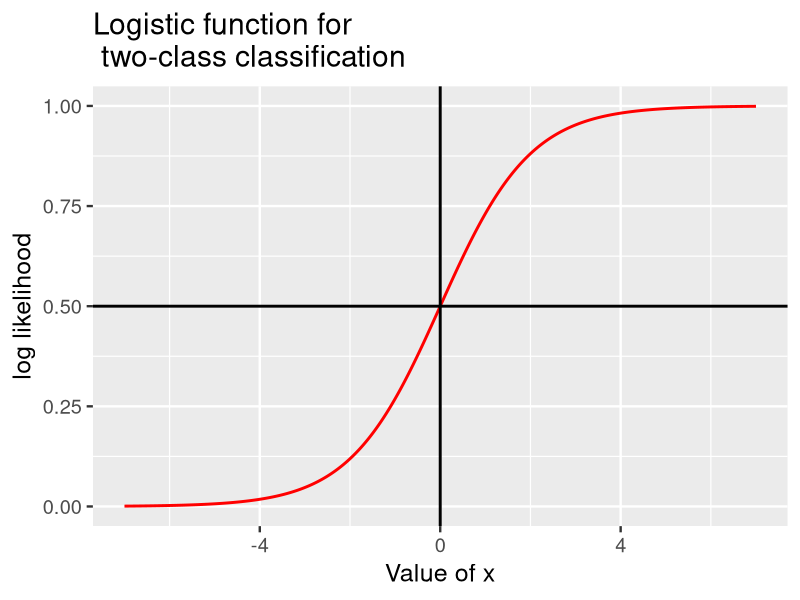
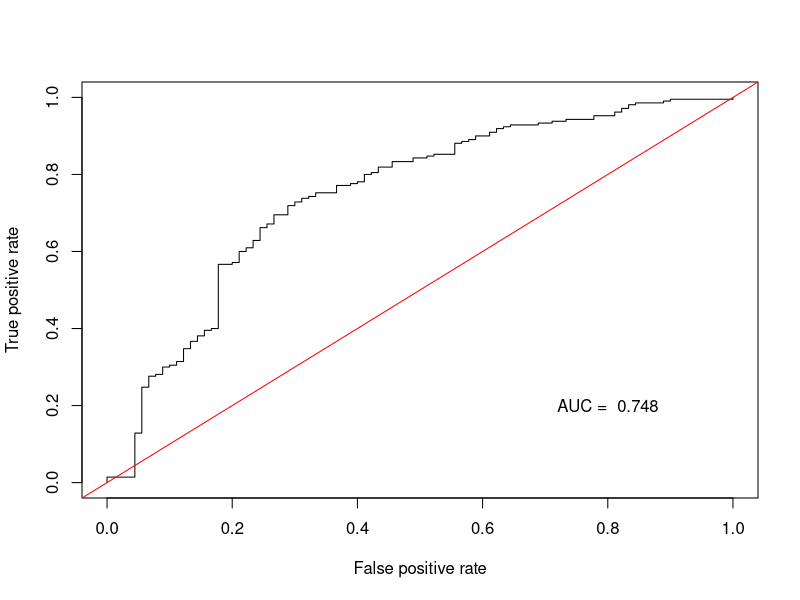
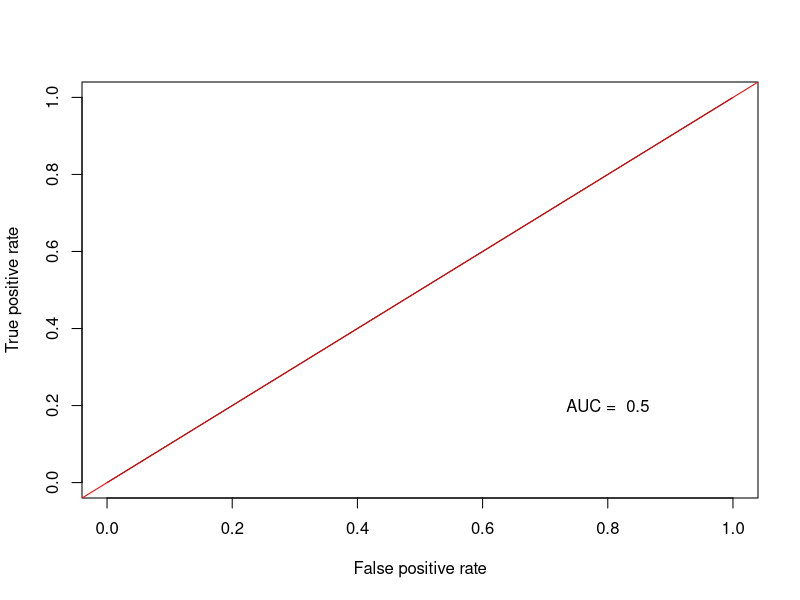
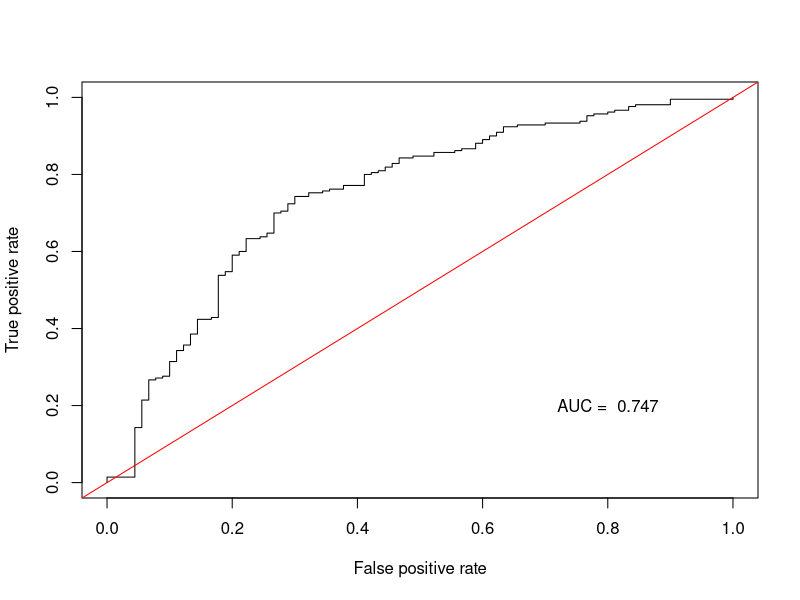

Write the R code that produced these figures, in order.
# Processing start time
sink('classification_output.txt')
timeStart = Sys.time()

# ADMINISTRATIVE NOTES
# Note: To describe database at any point, use str(*name*)
# Note: To clear R workspace, use rm(list = ls())
# Note: Searching R help files - RSiteSearch("character string")
# Note: To clear console, use CTRL + L 


# INSTALLING SPECIAL PACKAGES
# if("<package_name>" %in% rownames(installed.packages()) == FALSE) 
# {install.packages("<package_name>")}# Added due to error
# library(<package_name>)
# ====================

# Applications of Classification
# In this lab you will perform two-class classification using logistic regression. 
# A classifier is a machine learning model that separates the label into categories or classes. 
# In other words, classification models are supervised machine learning modules which predict a categorical label
# 
# In this case, bank customer data is used to determine if a particular person is a good or bad credit risk. 
# Thus, credit risk of the customer is the classes you must predict. 
# In this case, the cost to the bank of issuing a loan to a bad risk customer is five times that of denying a loan to a good customer. 
# This fact will become important when evaluating the performance of the model.
# 
# Logistic regression is a linear model but with a nonlinear response. 
# The response is binary, {0,1}, or positive and negative. 
# The response is the prediction of the category.
# 
# In this lab you will learn the following:
#         
# * How to prepare data for classification models using tools in R, in particular the Caret package.
# * Constructing a classification model with R.
# * Evaluating the performance of the classification model.
# * Using techniques such as reweighting the labels and changing the decision threshold to change the trade-off between false positive and false negative error rates.
# 
# Basics of logistic regression
# In this section some basic properties of the logistic regression model are presented.
# 
# First, execute the code in the cell below to load the packages required to run this notebook.
# 
# Note: If you are running in Azure Notebooks, make sure that you run the code in the setup.ipynb notebook at the start of you session to ensure your environment is correctly configured.

## Import packages
library(ggplot2)
library(repr)

if("caret" %in% rownames(installed.packages()) == FALSE)
{install.packages("caret")}
library(caret)

if("ROCR" %in% rownames(installed.packages()) == FALSE)
{install.packages("ROCR")}
library(ROCR)

if("pROC" %in% rownames(installed.packages()) == FALSE)
{install.packages("pROC")}
library(pROC)

options(repr.plot.width=4, repr.plot.height=4) # Set the initial plot area dimensions

# Logistic regression is widely used as a classification model. 
# Logistic regression is linear model, with a binary response, `{False, True}` or `{0, 1}`. 
# You can think of this response as having a Binomial distribution. 
# For linear regression the response is just, well, linear. 
# Logistic regression is a linear regression model with a nonlinear output. 
# The response of the linear model is transformed or 'squashed' to values close to 0 or 1 using a **sigmoidal function**, also known as the **logistic function**. 
# The result of this transformation is a response which is the log likelihood for each of the two classes. 
# 
# The sigmoidal or logistic function can be expressed as follows:
        
#         f(x) = 1/(1 + e^(-kappa(x - x_0))
#                where kappa = steepness
        
# Execute the code in the cell below to compute and plot an example of the logistic function.

xseq = seq(-7, 7, length.out = 500)
plot.logistic = function(v){
        options(repr.plot.width=5, repr.plot.height=4)
        logistic = exp(xseq - v)/(1 + exp(xseq - v))
        df = data.frame(x = xseq, y = logistic)
        ggplot(df, aes(x,y)) +
                geom_line(size = 1, color = 'red') +
                geom_vline(xintercept = v, size = 1, color = 'black') +
                geom_hline(yintercept = 0.5, size = 1, color = 'black') +
                ylab('log likelihood') + xlab('Value of x') +
                ggtitle('Logistic function for \n two-class classification') +
                theme_grey(base_size = 18)
}
plot.logistic(0)

# Let's make this a bit more concrete with a simple example. Say we have a linear model:

 # y_hat = beta_0 + beta_1*x

# Now, depending on the value of y_hat we want to classify the output from a logistic regression model as either `0` or `1`. 
# Substituting the linear model into the logistic function creates the following expression:

#        F(y_hat) = 1/(1 + e^(-kappa(beta_0 + beta_1*x))

# In this way we transform the continuous output of the linear model defined on:
#    -infinity <= y_hat <= infinity to a binary response, 0 <= F(y_hat) <= 1

## Load and prepare the data set

# As a first step, load the dataset. 
# The code in the cell below loads the dataset and displays the head of the data frame. 
# Execute this code and examine the result.

credit = read.csv('German_Credit_Preped.csv')
dim(credit)
head(credit)

# There are 20 features, the customer ID, and a label column. 
# These features represent information a bank might have on its customers. 
# 
# The categorical features now have meaningful coding. 
# Additionally the label is now coded as a binary variable.

## Investigate label imbalance

# There is one other aspect of this data set which you should be aware of. 
# The label has significant **class imbalance**. 
# Class imbalance means that there are  unequal numbers of cases for the categories of the label. 
# 
# To examine the class imbalance in these data, execute the code in the cell below. 

table(credit[,'bad_credit'])

# Notice that only 30% of the cases have bad credit. 
# This is not surprising, since a bank would typically retain customers with good credit. 
# However, this imbalance will bias the training of any model. 
# 
# Before proceeding, answer **Question 1** on the course page.

## Code the positive and negative cases

# The R Caret package computes most performance metrics using the positive cases. 
# For example, recall is a measure of correct classification of positive cases. 
# Therefore, it is important to have the coding of the label correct. 
# In this case you want to detect bad credit customers, so this category becomes the positive case. 
# The code in the cell below creates a factor (categorical) variable and coerces the levels of the label column, `bad_credit`. 
# 
# Execute this code. 
# 
# ****
# **Note:** Whenever you work with binary (two-class) classifier software it is important to be clear which case is positive and which is negative. 
# In this case the levels of label are set in the code below. 
# ****

credit$bad_credit <- ifelse(credit$bad_credit == 1, 'bad', 'good')
credit$bad_credit <- factor(credit$bad_credit, levels = c('bad', 'good'))
credit$bad_credit[1:5]

# In the results above you can see the new coding of the label column along with the levels, {'bad', 'good'}. 

## Split the data

# You must now create randomly sampled training and test data sets. 
# The `createDataPartition` function from the R caret package is used  to create indices for the training data sample. 
# In this case 70% of the data will be used  for training the model. 
# Execute this code and note the dimensions of the resulting data frame. 

set.seed(1955)
## Randomly sample cases to create independent training and test data
partition = createDataPartition(credit[,'bad_credit'], times = 1, p = 0.7, list = FALSE)
training = credit[partition,] # Create the training sample
dim(training)
test = credit[-partition,] # Create the test sample
dim(test)

## Scale numeric features

# Scaling of numeric features is an important step when preparing data for training a machine learning model. 
# The code in the cell below does the following:
# 1. Computes a caret package `preProcess` object for centering and scaling the data. 
# Notice that these computations are done only with the training data. 
# 2. The transformations are applied to both the training and test dataset. 
# 
# Execute this code.

num_cols = c('loan_duration_mo', 'loan_amount', 'payment_pcnt_income', 'age_yrs')
preProcValues <- preProcess(training[,num_cols], method = c("center", "scale"))

training[,num_cols] = predict(preProcValues, training[,num_cols])
test[,num_cols] = predict(preProcValues, test[,num_cols])
head(training[,num_cols])

## Construct the logistic regression model

# Now, it is time to compute the logistic regression model. 
# The code in the cell below using the R generalized linear model or `glm` function to compute a model object as follows:
# 1. The formula for the label vs. the features is defined. 
# 2. Since this is logistic regression, the Binomial distribution is specified for the response.
# 
# Execute this code. 

set.seed(5566)
logistic_mod = glm(bad_credit ~ loan_duration_mo + loan_amount +  
                payment_pcnt_income + age_yrs + 
                checking_account_status + credit_history + 
                purpose + gender_status + time_in_residence +
                property, 
        family = binomial, data = training)


# Now, print and examine the model coefficients by executing the code in the cell below. 

logistic_mod$coefficients

# First of all, notice that model coefficients are similar to what you might expect for an linear regression model. 
# As previously explained the logistic regression is indeed a linear model.  
# 
# Recall that the logistic regression model outputs log likelihoods. 
# The class with the highest probability is taken as the score (prediction). 
# Execute the code and the cell below to compute and display a sample of these class probabilities for the test feature set. 

test$probs = predict(logistic_mod, newdata = test, type = 'response')
test[1:20, c('bad_credit','probs')]

# The first column is the label and the second is the log likelihood of a positive score. 
# Notice that several of these log likelihoods are close to 0.5. 

## Score and evaluate the classification model

# Now that the log likelihoods have been computed these values must be transformed into actual class scores. 
# Recall that the log likelihoods for two-class logistic regression are computed by applying the sigmoid or logistic transformation to the output of the linear model. 
# The simple choice is to set the threshold between the two likelihoods at $0.5$. 
# The code in the cell below applies this initial threshold to the probability of a score of $1$ for the test data. 
# A few examples along with the known labels are then displayed. 
# Execute this code and examine the result.

score_model = function(df, threshold){
        df$score = ifelse(df$probs < threshold, 'bad', 'good')
        df
}

test = score_model(test, 0.5)
test[1:20, c('bad_credit','probs','score')]

# Some of the negative (0) predictions agree with the test labels in the second row, but several do not.
# 
# Given the results of the test data, how can you quantify the performance of the model? 
#         In general, you must **always use multiple metrics to evaluate the performance of any machine leaning model**, including classifiers. 
# 
# For classifiers there are a number of metrics commonly used. 
# The **confusion matrix** lays out the correctly and incorrectly classified cases in a tabular format. 
# There are various metrics derived from the values in the confusion matrix. 
# Some of the common cases are briefly reviewed below. 
# 
# **Confusion matrix**

# As already stated, the confusion matrix lays out correctly and incorrectly classified cases. 
# For the binary (two-class) case the confusion matrix is organized as follows (see following links):

# https://en.wikipedia.org/wiki/Confusion_matrix
# https://www.dataschool.io/simple-guide-to-confusion-matrix-terminology/

#                     Scored Positive | Scored Negative|  
# 
# |**Actual Positive** | True Positive | False Negative |
# |**Actual Negative**| False Positive | True Negative |   

# Here the four elements in the matrix are defined as:    
# **True Positive** or **TP** are cases with positive labels which have been correctly classified as positive.     
# **True Negative** or **TN** are cases with negative labels which have been correctly classified as negative.  
# **False Positive** or **FP** are cases with negative labels which have been incorrectly classified as positive.   
# **False Negative** or **FN** are cases with positive labels which have been incorrectly classified as negative.

# When creating a confusion matrix it is important to understand and maintain a convention for which differentiating positive and negative label values. 
# The usual convention is to call the (1) case positive and the (0) case negative. 
# 
# Notice that there is an ambiguity in which case is considered positive and which is considered negative when the confusion matrix is computed. 
# Whenever you examine a confusion matrix it is a good idea to spend a moment and decide which case is which. This step will help you relate the results to the problem at hand. 
# 
# **Accuracy**
# 
# Accuracy is a simple and often misused metric. 
# In simple terms, accuracy is the fraction of cases correctly classified. 
# For a two-class classifier accuracy is written as:

# Accuracy = (TP+TN)/(TP+FP+TN+FN)

# Accuracy can be quite misleading. 
# For example, say a classifier is used to detect fraudulent accounts and the rate of fraud is less than 1%. 
# A naive model would be to say all accounts are not fraudulent. 
# This model has accuracy exceeding  0.99. 
# This sounds impressive, but is clearly useless. 

# **Precision**
# 
# Precision is the fraction of correctly classified label cases out of all cases classified with that label value. 
# We can express precision by the following relationship:

#       Precision = M_(i,j)/ (Sum_j  M_(i,j))

# For example, the precision statistic is the number of correctly classified positive cases for the label value 
# divided by all the cases in the column. 

# **Recall**  
# 
# Recall or **sensitivity** is the fraction of cases of a label value correctly classified out of all cases that actually  
# have that label value. 
# We can express recall by the following relationship:

#       Recall = Recall = M_(i,i)/(Sum_i  M_(i,j))

# For example, the recall statistic is the number of correctly classified positive cases for the label value 
# divided by all the cases in the row. 
# In this example recall is the **True Positive Rate**. 
# Thus, recall is sensitive to the number of cases correctly classified for a given true label value. 
# 
# **Specificity**
# 
# Specificity or **True Negative Rate** is fraction of negative cases correctly classified. 
# For the case of a binary classifier, specificity is given as:

#       Specificity = TN/(TN + FP)

# **F1**
# 
# The F1 statistic is weighted average of precision and recall. 
# We can express F1 by the following relationship:

#       F1 = 2 *(precision * recall)/(precision + recall)

# In other words, F1 is a weighted metric for overall model performance. 

# **ROC** and **AUC**

# The receiver operating characteristic or ROC is a curve that displays the relationship between the 
# true positive rate on the vertical axis and false positive rate on the horizontal axis. 
# The ROC curve shows the tradeoff between true positive rate and false positive rate. 
# An example is illustrated below.   
# 
# In principle, you can pick the desired operating point for a classifier on this curve. 
# Towards the left favors low false positive rate at the expense of true positive rate. 
# Towards the right favors high true positive rate at the expense of higher false positive rate.  
# 
#  See ROC_AUC_curve.jpeg in Module 4 folder that shows ROC curve with values of AUC for balanced two-class problem
# 
# The AUC is the area or integral under the ROC curve. 
# The overall performance of the classifier is measured by the area under the curve or AUC. 
# But, how can you interpret a specific AUC value? 
# The higher the AUC the lower the increase in false positive rate required to achieve a required true positive rate.  
# For an ideal classifier the AUC is 1.0. A true positive rate is achieved with a 0 false positive rate. 
# This behavior means that AUC is useful for comparing classifiers. 
# The classifier with higher AUC is generally the better one. 
# 
# ****
# **Note:** As defined above, AUC is the area under a curve of recall or true positive rate vs. (1-specificity) or false positive rate. 
# It is also possible to create a version of the ROC curve of recall vs. precision. 
# In some cases the R Caret package uses this alternative. 
# Some care is require in determining which case is being reported.
# ****

# For balanced cases, random guessing gives an AUC or 0.5. 
# A balanced case has equal numbers of positive and negative cases. 
# So Bernoulli sampling (random guessing) with a probability $p$ for the positive case, will produce a ROC curve 
# that runs diagonally from $0.0,0.0$ to $1.0,1.0$. 
# The area under this triangular region is 0.5. 
# It is often said that a classifier with an AUC of greater than 0.5 is better than random guessing. 
# But, **for unbalanced cases this statement is not in true in general**. 

# ****
# **Note:** The term receive operating characteristic may seem a bit odd in the machine learning context. 
# This term arose in the early days of radar engineering as a metric to measure the tradeoff between radar signal receiver 
# correctly detecting a target, say an aircraft, and producing a positive response from noise, such as flying birds or clouds. 
# A radar receiver would be adjusted to the desired operating point along its ROC curve. 
# ****
# 
# The code in the cell below implements a function that computes a confusion matrix. 
# The confusion matrix is then used to compute the performance metrics. 
# Execute this code and examine the results for the logistic regression model. 

logistic.eval <- function(df){ 
        # First step is to find the TP, FP, TN, FN cases
        df$conf = ifelse(df$bad_credit == 'bad' & df$score == 'bad', 'TP',
                ifelse(df$bad_credit == 'bad' & df$score == 'good', 'FN',
                        ifelse(df$bad_credit == 'good' & df$score == 'good', 'TN', 'FP')))

        # Elements of the confusion matrix
        TP = length(df[df$conf == 'TP', 'conf'])
        FP = length(df[df$conf == 'FP', 'conf'])
        TN = length(df[df$conf == 'TN', 'conf'])
        FN = length(df[df$conf == 'FN', 'conf'])

        ## Confusion matrix as data frame
        out = data.frame(Negative = c(TN, FN), Positive = c(FP, TP))
        row.names(out) = c('Actual Negative', 'Actual Positive')
        print(out)  

        # Compute and print metrics
        P = TP/(TP + FP)
        R = TP/(TP + FN)  
        F1 = 2*P*R/(P+R)  
        cat('\n')
        cat(paste('accuracy  =', as.character(round((TP + TN)/(TP + TN + FP + FN), 3)), '\n'))      
        cat(paste('precision =', as.character(round(P, 3)), '\n'))     
        cat(paste('recall    =', as.character(round(R, 3)), '\n'))
        cat(paste('F1        =', as.character(round(F1,3)),'\n'))

        roc_obj <- roc(df$bad_credit, df$probs)
        cat(paste('AUC       =', as.character(round(auc(roc_obj),3)),'\n'))
}
logistic.eval(test)             


# You can also use the function confusionMatrix if you have converted the score into the same categorical (factor) variable as the label.

confusionMatrix(factor(test$score), test$bad_credit)

# Examine these results:
# 1. The confusion matrix shows the following characteristics; 
#         a) most of the negative cases (good credit) are correctly classified, 191 vs. 19, however, 
#         b) most positive cases (bad credit) are are scored incorrectly, only 39 correct, vs. 51 incorrect.   
# 2. The overall accuracy is 0.767t. 
#       However as just observed this is **extremely misleading!**. 
#       In fact the positive cases are poorly classified, and it is these bad credit customers the bank cares most about. 
#       This is not an unusually case. Accuracy figures should always be regarded with healthy skepticism.
# 3. The class imbalance is confirmed. 
# Of the 300 test cases, the majority are negative (good credit) and a minority are positive (bad credit). 
# 
# Finally, the code in the cell below uses the `prediction` and `performance` functions from the ROCR package to compute and display the ROC curve and AUC. 
# The ROCR package creates R S4 objects. The values in these objects are accessed from slots. 
# 
# Execute this code, examine the result, and answer **Question 2** on the course page.

ROC_AUC = function(df){
options(repr.plot.width=5, repr.plot.height=5)
        pred_obj = prediction(df$probs, df$bad_credit)
        perf_obj <- performance(pred_obj, measure = "tpr", x.measure = "fpr")
        AUC = performance(pred_obj,"auc")@y.values[[1]] # Access the AUC from the slot of the S4 object
        plot(perf_obj)
        abline(a=0, b= 1, col = 'red')
        text(0.8, 0.2, paste('AUC = ', as.character(round(AUC, 3))))
}

ROC_AUC(test)

# The ROC curve is above the diagonal red line and the AUC is 0.8. 
# But, given the class imbalance of two positive cases for each negative case how good is this? 
# 
# One point of comparison is a naive 'classifier' that sets all cases to positive. 
# The code in the cell below contains such a hard coded classifier. 
# This algorithm is not really a classifier at all. 
# This 'classifier' is hard coded. 
# The ROC curve and AUC are then computed and displayed. 
# Run this code, and examine the result. 

# **Note:** Keep in mind that a Positive classification means bad credit

test$probs = rep(0, length.out = nrow(test))
test$score = rep(0, length.out = nrow(test))
logistic.eval(test)
ROC_AUC(test)

# Notice, the accuracy from this 'classifier' is 0.7. 
# This reflects the class imbalance and should be a warning not to trust any one metric! 
# The ROC curve is directly along the diagonal which gives an AUC of about 0.5. 
# The logistic regression classifier is definitely better than this!

## Compute a weighted model

# Recall that a falsely classifying a bad credit risk customer as good costs the bank five times more than 
# classifying a good credit risk customer as bad. 
# Further, there is significant class imbalance. 
# Given this situation, the results of the first model are not that good. 
# There are two reasons for this:
# 
# 1. The class imbalance in the label has biased the training of the model. 
#       As you observed from the accuracy of the naive 'classifier' is not that different from the logistic regression model. 
# 2. Nothing has been done to weight the results toward correctly classifying the bad credit risk 
#       customers at the expense of the good credit risk customers.
# 
# One approach to these problems is to weight the classes when computing the logistic regression model. 
# The code in the cell below uses a vector that weights each of the training cases. 
# Notice that a 'quasibinomial' distribution is used for the response. 
# The quasibinomial distribution is more robust to a large dispersion in predictions, and is more stable computationally. 
# Execute this code.

## Create a weight vector for the training cases.
weights = ifelse(training$bad_credit == 'bad', 0.66, 0.34)
## GLM with weights
logistic_mod_w = glm(bad_credit ~ loan_duration_mo + loan_amount +  
                payment_pcnt_income + age_yrs + 
                checking_account_status + credit_history + 
                purpose + gender_status + time_in_residence +
                property, 
        family = quasibinomial, data = training,
        weights = weights)

# Next, execute the code in the cell below to compute and display the class probabilities for each case. 

test$probs = predict(logistic_mod_w, newdata = test, type = 'response')
test[1:20, c('bad_credit','probs')]

# By eyeball, the above probabilities are not terribly different from the unweighted model. 
# 
# To find if there is any significant difference with the unweighted model, compute the scores, 
# the metrics, and display the metrics by executing the code in the cell below.

test = score_model(test, 0.5)
logistic.eval(test)
ROC_AUC(test)

# The F1 and recall have increased at the expense of precision. 
# The AUC is almost if not unchanged. 
# Re-weighting the labels has moved the results in the desired direction, at least a bit.
# 
# The trade-off between true positive and false positive is similar to the unweighted model.

## Find a better threshold

# There is another way to tip the model scoring toward correctly identifying the bad credit cases. 
# The scoring threshold can be adjusted. 
# Until now, the scores have been computed from the probabilities using a threshold of 0.5. 
# However, there is no reason to think this is the correct choice. 
# Recall that the score is  determined by setting the threshold along the sigmoidal or logistic function. 
# It is possible to favor either positive or negative cases by changing the threshold along this curve. 
# 
# The code in the cell below contains a function for scoring and evaluating the model for a given threshold value. 
# The `for` loop iterates over the list of five candidate threshold values. 
# Execute this code and examine how changing the threshold value changes the scoring for the model. 
# 
# Then, answer **Question 3** on the course page.

test_threshold = function(test, threshold){
        test$score = predict(logistic_mod_w, newdata = test, type = 'response')
        test = score_model(test, t)
        cat('\n')
        cat(paste('For threshold = ', as.character(threshold), '\n'))
        logistic.eval(test)
}

thresholds = c(0.5, 0.55, 0.60, 0.65)
for(t in thresholds) test_threshold(test, t) # Iterate over the thresholds

# As the threshold is decreased the number of correctly classified positive cases (bad credit customers) 
# increases at the expense of correctly classifying negative cases (good credit customers). 
# At the same time, accuracy decreases. 
# However, as you have observed, accuracy is not a particularly useful metric here. 
# 
# Exactly which threshold to pick is a business decision. 
# Notice that with a threshold value of 0.6 the number of false negatives (misclassified good credit customers) 
# is more than three times that of false positives (misclassified bad credit customers).

## Summary

# In this lesson you have done the following:
# 1. Prepared the credit risk data set for modeling. 
# The steps included coding the label and scaling the numeric features. 
# 2. Computed a logistic regression model. 
# 3. Evaluated the performance of the module using multiple metrics. 
# It is clear that accuracy is not a particularly useful metric here. 
# The naive 'classifier' produced accuracy that was only somewhat worse as a result of the class imbalance.  
# The confusion matrix and the precision, recall and F1 statistics gave meaningful measures of model performance, 
# especially when considered together. 
# 4. Re-weighted the labels and changed the decision threshold for the re-weighted model. 
# These steps helped overcome both the class imbalance problem and the asymmetric cost of misclassification to the bank. 

# ====================
# Processing end time
timeEnd = Sys.time()

# Processing date and total processing time
cat(paste("","Processing end date and time",date(),"","",sep="\n"))
paste("Total processing time =",round(difftime(timeEnd,timeStart), digits=2),"seconds",sep=" ")


# Stop writing to an output file
sink()

################
